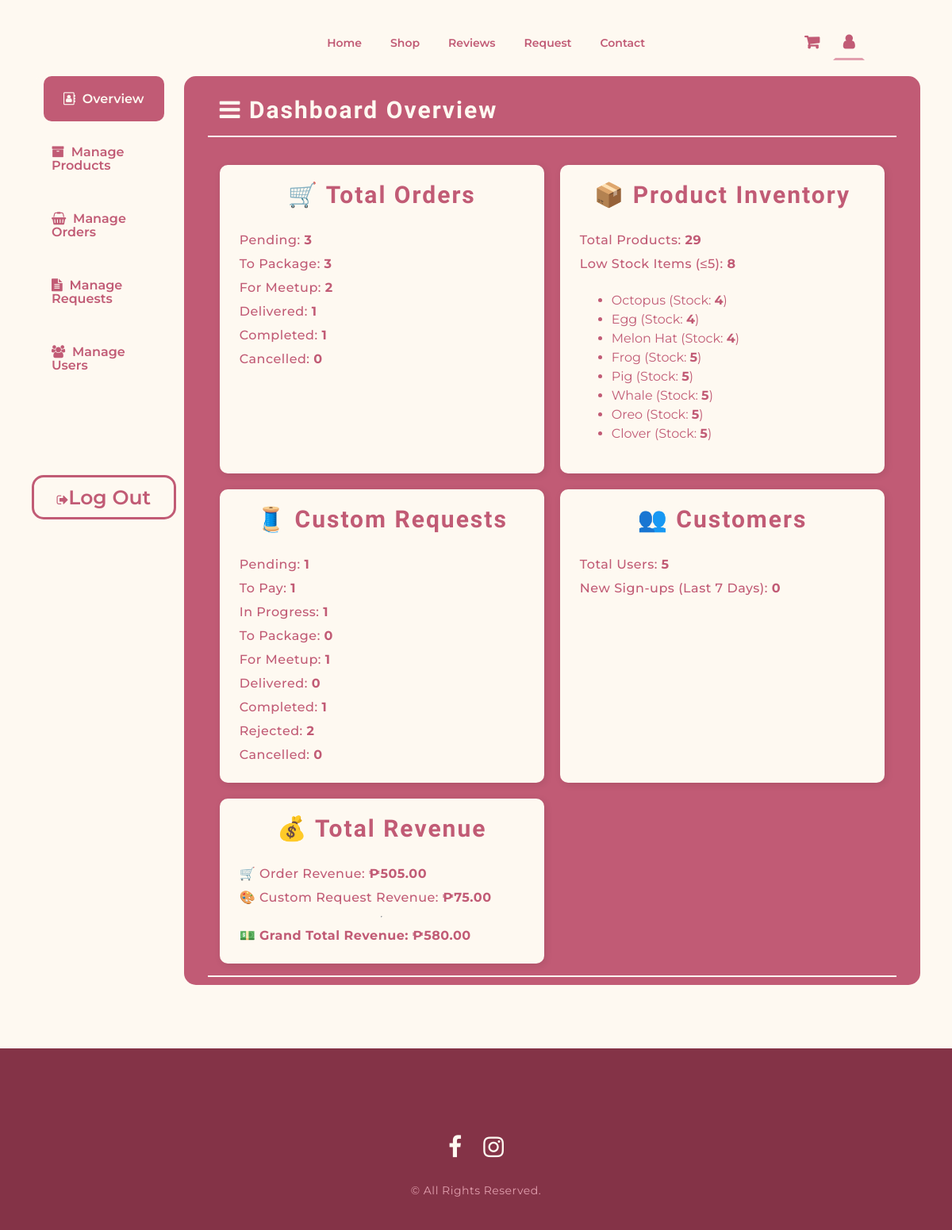
The app's page /admin.php with its own data.
### tables this page shows
CREATE TABLE `products` (
  `ProductId` int(11) NOT NULL,
  `ProductName` varchar(255) NOT NULL,
  `ProductPrice` decimal(10,2) NOT NULL,
  `ProductImg` varchar(127) NOT NULL,
  `ProductCategory` varchar(127) NOT NULL,
  `InStock` int(11) NOT NULL DEFAULT 0,
  `IsActive` tinyint(4) NOT NULL DEFAULT 1,
  `CreatedAt` timestamp NOT NULL DEFAULT current_timestamp()
);

### includes/db_fetchOverview.php (called while the page is built, shortened)
<?php
include 'db_auth.php';
$orderQuery = "SELECT
                SUM(CASE WHEN OrderStatus = 'Pending' THEN 1 ELSE 0 END) AS pendingOrders,
                SUM(CASE WHEN OrderStatus = 'To Package' THEN 1 ELSE 0 END) AS toPackageOrders,
                SUM(CASE WHEN OrderStatus = 'For Meetup' THEN 1 ELSE 0 END) AS forMeetupOrders,
                SUM(CASE WHEN OrderStatus = 'Delivered' THEN 1 ELSE 0 END) AS deliveredOrders,
                SUM(CASE WHEN OrderStatus = 'Completed' THEN 1 ELSE 0 END) AS completedOrders,
                SUM(CASE WHEN OrderStatus = 'Cancelled' THEN 1 ELSE 0 END) AS cancelledOrders
               FROM orders";
$orderResult = mysqli_query($conn, $orderQuery);
$orderData = mysqli_fetch_assoc($orderResult);
$pendingOrders = $orderData['pendingOrders'] ?? 0;
$toPackageOrders = $orderData['toPackageOrders'] ?? 0;
$formeetupOrders = $orderData['forMeetupOrders'] ?? 0;
$deliveredOrders = $orderData['deliveredOrders'] ?? 0;
$completedOrders = $orderData['completedOrders'] ?? 0;
$cancelledOrders = $orderData['cancelledOrders'] ?? 0;
$requestQuery = "SELECT
                SUM(CASE WHEN RequestStatus = 'Pending' THEN 1 ELSE 0 END) AS pendingRequests,
                SUM(CASE WHEN RequestStatus = 'To Pay' THEN 1 ELSE 0 END) AS toPayRequests,
                SUM(CASE WHEN RequestStatus = 'In Progress' THEN 1 ELSE 0 END) AS inProgressRequests,
                SUM(CASE WHEN RequestStatus = 'To Package' THEN 1 ELSE 0 END) AS toPackageRequests,
                SUM(CASE WHEN RequestStatus = 'For Meetup' THEN 1 ELSE 0 END) AS forMeetupRequests,
                SUM(CASE WHEN RequestStatus = 'Delivered' THEN 1 ELSE 0 END) AS deliveredRequests,
                SUM(CASE WHEN RequestStatus = 'Completed' THEN 1 ELSE 0 END) AS completedRequests,
                SUM(CASE WHEN RequestStatus = 'Rejected' THEN 1 ELSE 0 END) AS rejectedRequests,
                SUM(CASE WHEN RequestStatus = 'Cancelled' THEN 1 ELSE 0 END) AS cancelledRequests
               FROM requests";
$requestResult = mysqli_query($conn, $requestQuery);
$requestData = mysqli_fetch_assoc($requestResult);
$pendingRequests = $requestData['pendingRequests'] ?? 0;
$toPayRequests = $requestData['toPayRequests'] ?? 0;
$inProgressRequests = $requestData['inProgressRequests'] ?? 0;
$toPackageRequests = $requestData['toPackageRequests'] ?? 0;
$forMeetupRequests = $requestData['forMeetupRequests'] ?? 0;
$deliveredRequests = $requestData['deliveredRequests'] ?? 0;
$completedRequests = $requestData['completedRequests'] ?? 0;
$rejectedRequests = $requestData['rejectedRequests'] ?? 0;
$cancelledRequests = $requestData['cancelledRequests'] ?? 0;
$productQuery = "SELECT
                    COUNT(*) AS totalProducts,
                    SUM(CASE WHEN InStock <= 5 THEN 1 ELSE 0 END) AS lowStock
                 FROM products";
$productResult = mysqli_query($conn, $productQuery);
$productData = mysqli_fetch_assoc($productResult);
$totalProducts = $productData['totalProducts'] ?? 0;
$lowStockProducts = $productData['lowStock'] ?? 0;
$lowStockQuery = "SELECT ProductName, InStock FROM products WHERE InStock <= 5 ORDER BY InStock ASC";
$lowStockResult = mysqli_query($conn, $lowStockQuery);
$lowStockProductsList = [];
while ($row = mysqli_fetch_assoc($lowStockResult)) {
  $lowStockProductsList[] = $row;
}
$customerQuery = "SELECT
                    COUNT(*) AS totalCustomers,
                    SUM(CASE WHEN RegisteredAt >= DATE_SUB(NOW(), INTERVAL 7 DAY) THEN 1 ELSE 0 END) AS newCustomers
                 FROM users";
$customerResult = mysqli_query($conn, $customerQuery);
$customerData = mysqli_fetch_assoc($customerResult);
$totalCustomers = $customerData['totalCustomers'] ?? 0;
$newCustomers = $customerData['newCustomers'] ?? 0;
$orderRevenueQuery = "SELECT
                        SUM(TotalPrice) AS totalOrderRevenue
                      FROM orders
                      WHERE OrderStatus = 'Completed'";
$orderRevenueResult = mysqli_query($conn, $orderRevenueQuery);
$orderRevenueData = mysqli_fetch_assoc($orderRevenueResult);
$totalOrderRevenue = $orderRevenueData['totalOrderRevenue'] ?? 0;
$requestRevenueQuery = "SELECT
                          SUM(RequestPrice) AS totalRequestRevenue
                        FROM requests
                        WHERE RequestStatus = 'Completed'";
$requestRevenueResult = mysqli_query($conn, $requestRevenueQuery);
$requestRevenueData = mysqli_fetch_assoc($requestRevenueResult);
$totalRequestRevenue = $requestRevenueData['totalRequestRevenue'] ?? 0;
$grandTotalRevenue = $totalOrderRevenue + $totalRequestRevenue;

### admin.php (the view, shortened to what this page needs)
<?php
include 'includes/db_fetchOverview.php';
?>
<!DOCTYPE html>
<html lang="en">
<head>
  <link rel="stylesheet" href="style.css" />
  <link
    rel="stylesheet"
    href="https://cdnjs.cloudflare.com/ajax/libs/font-awesome/4.7.0/css/font-awesome.min.css" />
</head>
<body>
  <header class="nav-bar">
    <div class="logo-area">
    </div>
    <nav class="link-area">
      <ul>
        <li><a href="index.php">Home</a></li>
        <li><a href="shop.php">Shop</a></li>
        <li><a href="reviews.php">Reviews</a></li>
        <li><a href="request.php">Request</a></li>
        <li><a href="contact.php">Contact</a></li>
      </ul>
    </nav>
    <div class="link-area user-area">
      <a href="#" class="fa fa-shopping-cart">
      </a>
      <a href="#" class="fa fa-user active"></a>
    </div>
  </header>
  <div class="wrapper admin">
    <section class="section user-info">
      <div class="user-info-nav">
        <a href="admin.php" class="fa fa-address-book-o active"><span>&nbsp Overview</span></a>
        <a href="admin-products.php" class="fa fa-archive"><span>&nbsp Manage Products</span></a>
        <a href="admin-orders.php" class="fa fa-shopping-basket"><span>&nbsp Manage Orders</span></a>
        <a href="admin-requests.php" class="fa fa-file-text"><span>&nbsp Manage Requests</span></a>
        <a href="admin-users.php" class="fa fa-users"><span>&nbsp Manage Users</span></a>
        <form id="logoutForm" action="actions/db_signout.php" method="post">
          <button id="logoutButton" class="log-out" type="button">
            <i class="fa fa-sign-out"></i><span>Log Out</span>
          </button>
        </form>
      </div>
      <div class="user-info-main">
        <div class="user-main-area heading">
          <h3><i class="fa fa-bars">&nbsp</i>Dashboard Overview</h3>
        </div>
        <div class="user-main-area">
          <div class="dashboard-cards">
            <div class="card">
              <h3>🛒 Total Orders</h3>
              <p>Pending: <b><?= $pendingOrders ?></b></p>
              <p>To Package: <b><?= $toPackageOrders ?></b></p>
              <p>For Meetup: <b><?= $formeetupOrders ?></b></p>
              <p>Delivered: <b><?= $deliveredOrders ?></b></p>
              <p>Completed: <b><?= $completedOrders ?></b></p>
              <p>Cancelled: <b><?= $cancelledOrders ?></b></p>
            </div>
            <div class="card">
              <h3>📦 Product Inventory</h3>
              <p>Total Products: <b><?= $totalProducts ?></b></p>
              <p>Low Stock Items (≤5): <b><?= $lowStockProducts ?></b></p>
              <?php if (!empty($lowStockProductsList)) : ?>
                <ul>
                  <?php foreach ($lowStockProductsList as $product) : ?>
                    <li>
                      <?= htmlspecialchars($product['ProductName']) ?>
                      (Stock: <b><?= $product['InStock'] ?></b>)
                    </li>
                  <?php endforeach; ?>
                </ul>
              <?php else : ?>
                <p>No low stock items!</p>
              <?php endif; ?>
            </div>
            <div class="card">
              <h3>🧵 Custom Requests</h3>
              <p>Pending: <b><?= $pendingRequests ?></b></p>
              <p>To Pay: <b><?= $toPayRequests ?></b></p>
              <p>In Progress: <b><?= $inProgressRequests ?></b></p>
              <p>To Package: <b><?= $toPackageRequests ?></b></p>
              <p>For Meetup: <b><?= $forMeetupRequests ?></b></p>
              <p>Delivered: <b><?= $deliveredRequests ?></b></p>
              <p>Completed: <b><?= $completedRequests ?></b></p>
              <p>Rejected: <b><?= $rejectedRequests ?></b></p>
              <p>Cancelled: <b><?= $cancelledRequests ?></b></p>
            </div>
            <div class="card">
              <h3>👥 Customers</h3>
              <p>Total Users: <b><?= $totalCustomers ?></b></p>
              <p>New Sign-ups (Last 7 Days): <b><?= $newCustomers ?></b></p>
            </div>
            <div class="card">
              <h3>💰 Total Revenue</h3>
              <p>🛒 Order Revenue: <b>₱<?= number_format($totalOrderRevenue, 2) ?></b></p>
              <p>🎨 Custom Request Revenue: <b>₱<?= number_format($totalRequestRevenue, 2) ?></b></p>
              <hr>
              <p>💵 <b>Grand Total Revenue:</b> <b>₱<?= number_format($grandTotalRevenue, 2) ?></b></p>
            </div>
          </div>
        </div>
      </div>
    </section>
  </div>
  <footer class="footer-bar">
    <div class="footer-content">
      <div class="social-area">
        <a href="https://www.facebook.com/profile.php?id=61557911686578" target="_blank" class="fa fa-facebook"></a>
        <a href="https://www.instagram.com/hazey.crochet/" target="_blank" class="fa fa-instagram"></a>
      </div>
      <p>© All Rights Reserved.</p>
    </div>
  </footer>
</body>
</html>

### style.css (style rules this page uses)
body { padding: 0; margin: 0; box-sizing: border-box; font-family: "Montserrat", serif; font-weight: 400; background-color: #fef9f1; color:#c15b75; min-width: 440px; }
i { cursor: pointer; }
.nav-bar { display: flex; align-items: center; background-color: #fef9f1; color: #c15b75; padding: 30px 70px 10px 70px; position: sticky; top: 0; z-index: 20; }
.logo-area { width: 20%; padding: 0 0 0 40px; align-content: center; }
.link-area { width: 60%; align-content: center; justify-items: center; }
.user-area { width: 20%; padding: 0 40px 0 0; align-content: center; text-align: end; }
.link-area ul { display: flex; justify-content: space-around; list-style-type: none; margin: 0; padding: 0; width: 70%; }
.link-area li { padding: 10px 15px; border: 3px solid #fef9f1; }
.link-area a { color: #c15b75; text-decoration: none; font-weight: 600; font-size: 14px; }
.link-area .active { border-bottom: 3px solid #e19fae; }
.user-area a { font-size: 20px; padding: 10px; border: 3px solid #fef9f1; }
.wrapper { display: flex; flex-direction: column; align-content: center; min-height: 500px; }
.section { display: flex; padding: 20px 100px; }
h3 { font-family: "Montserrat", serif; font-size: 25px; font-weight: 600; margin: 0; }
p { font-family: 'Montserrat', sans-serif; font-size: 16px; letter-spacing: 0.5px; line-height: 20px; margin: 30px 0; }
.footer-bar { display: flex; background-color: #843347; color: #fef9f1; padding: 60px 80px 10px 80px; justify-content: center; text-align: center; }
.footer-content { width: 30%; justify-items: center; }
.footer-bar p { color: #e19fae; font-size: 14px; }
.social-area { width: 40%; display: flex; justify-content: space-evenly; margin: 30px 0 20px 0; }
.social-area a { color: #fef9f1; text-decoration: none; font-size: 30px; }
.card { background-color: #ebe8e4; border-radius: 20px; display: flex; flex-direction: column; }
.user-info { display: flex; align-items: flex-start; min-height: 500px; }
.user-info-nav { background-color: #fef9f1; display: flex; flex-direction: column; color: #c15b75; font-weight: 600; border-radius: 15px; width: 20%; text-align: left; }
.user-info-main { background-color: #c15b75; color: #fef9f1; border-radius: 15px; width: 100%; padding: 10px; margin-left: 10px; }
.user-info-nav a { display: block; border-radius: 10px; margin-bottom: 10px; text-decoration: none; color: #c15b75; padding: 20px 25px; }
.user-info-nav span { font-family: "Montserrat", serif; font-weight: 600; }
.user-info-nav .active { background-color: #c15b75; color: #fef9f1; }
#logoutForm { width: 100%; text-align: center; }
.log-out { background-color: #fef9f1; border: 3px solid #c15b75; color: #c15b75; border-radius: 50px; margin-top: 100px; cursor: pointer; font-family: "Montserrat", serif; font-weight: 600; font-size: 16px; padding: 15px 40px; width: 80%; }
.user-main-area { padding: 15px 15px; border-bottom: 2px solid #fef9f1; margin: 0 20px; overflow: hidden; }
.user-main-area h3 { font-family: "Calistoga", serif; font-size: 30px; letter-spacing: 2px; }
.dashboard-cards { display: grid; grid-template-columns: repeat(auto-fit, minmax(350px, 1fr)); gap: 20px; margin-top: 20px; font-family: "Montserrat" sans-serif; }
.dashboard-cards .card { background: #fef9f1; color: #c15b75; padding: 20px 25px; border-radius: 10px; box-shadow: 2px 2px 10px rgba(0, 0, 0, 0.1); }
.dashboard-cards .card h3 { margin-bottom: 25px; text-align: center; }
.dashboard-cards .card p { font-size: 16px; margin: 5px 0; font-weight: 500; }
.dashboard-cards .card li { margin: 5px 0; }
.admin .section { padding: 10px 40px 80px 40px; }
.admin .user-info-nav { width: 17%; }
.admin .user-info-main { width: 83%; }
@media only screen and (max-width: 1350px) { .user-info-nav { width: 10%; text-align: center; } }
@media only screen and (max-width: 1350px) { .user-info-main { width: 90%; } }
@media only screen and (max-width: 1350px) { .user-info-nav a, i { font-size: 25px; align-self: center; } }
@media only screen and (max-width: 1350px) { .user-info-nav span { display: none; } }
@media only screen and (max-width: 1350px) { .log-out { padding: 10px; font-size: 25px; border-radius: 15px; } }
@media only screen and (max-width: 1350px) { #logoutForm { width: 100%; } }
@media only screen and (max-width: 1350px) { .log-out { width: 100%; } }

### records on screen
products: ProductName "Octopus", InStock "4"
products: ProductName "Egg", InStock "4"
products: ProductName "Melon Hat", InStock "4"
products: ProductName "Frog", InStock "5"
products: ProductName "Pig", InStock "5"
products: ProductName "Whale", InStock "5"
products: ProductName "Oreo", InStock "5"
products: ProductName "Clover", InStock "5"

### other values on screen
$pendingOrders "3"
$toPackageOrders "3"
$formeetupOrders "2"
$deliveredOrders "1"
$completedOrders "1"
$cancelledOrders "0"
$totalProducts "29"
$lowStockProducts "8"
$pendingRequests "1"
$toPayRequests "1"
$inProgressRequests "1"
$toPackageRequests "0"
$forMeetupRequests "1"
$deliveredRequests "0"
$completedRequests "1"
